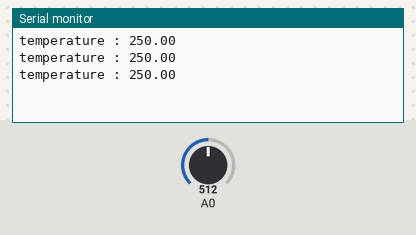
This sketch was run on a simulated Arduino Uno, built with avr-gcc and run on an emulated ATmega328P. On the bench: the last lines printed to the serial monitor. The test bench sets the inputs (shaded band); at power-on: A0 = 512.

Above: at 1.3 s.
1.4 s: A0 set to 716
At 1.9 s:
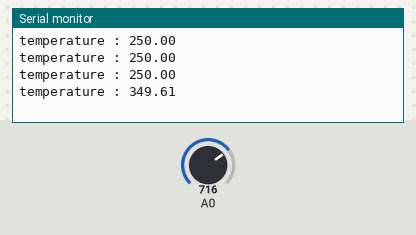
2.9 s: A0 set to 900
At 3.4 s:
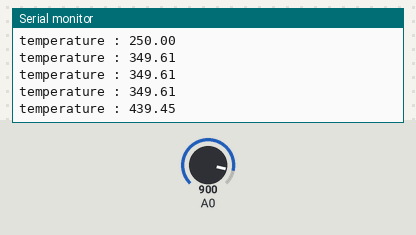
Timing chart, 0 to 5.9 s (numbered marks = the images above; inputs shaded):
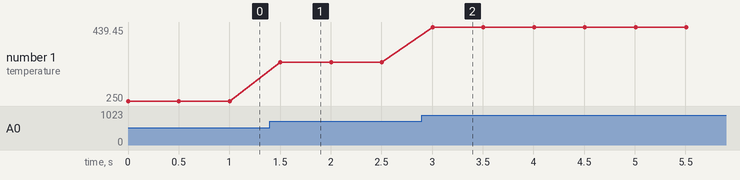

Measured:
- after the input at 1.4 s, the serial monitor: prints a new line after 0.10 s (image 1)
- after the input at 2.9 s, the serial monitor: prints a new line after 0.10 s (image 2)
- plotted number 1: 250 → 349.61 after the input at 1.4 s, 349.61 → 439.45 after the input at 2.9 s

The sketch:

Temperature.ino
```cpp
int readValue = 0; // 변수 readValue를 선언하고 0을 대입
float voltage;
float temperature;

void setup() {
  Serial.begin(9600); // 시리얼 통신을 시작 (통신속도는 9600)
}

void loop() {
  readValue = analogRead(A0);  // A0 입력신호를 readValue에 저장
  voltage = readValue*5.0/1024.0; //입력전압을 유추하는 과정
  temperature = voltage*100;   //센서 특성반영 0V~1V=>섭씨 0도~100도
  Serial.print("temperature : ");
  Serial.println(temperature); // 시리얼 모니터에 온도 출력
  delay(500); // 0.5초 대기
}
```
